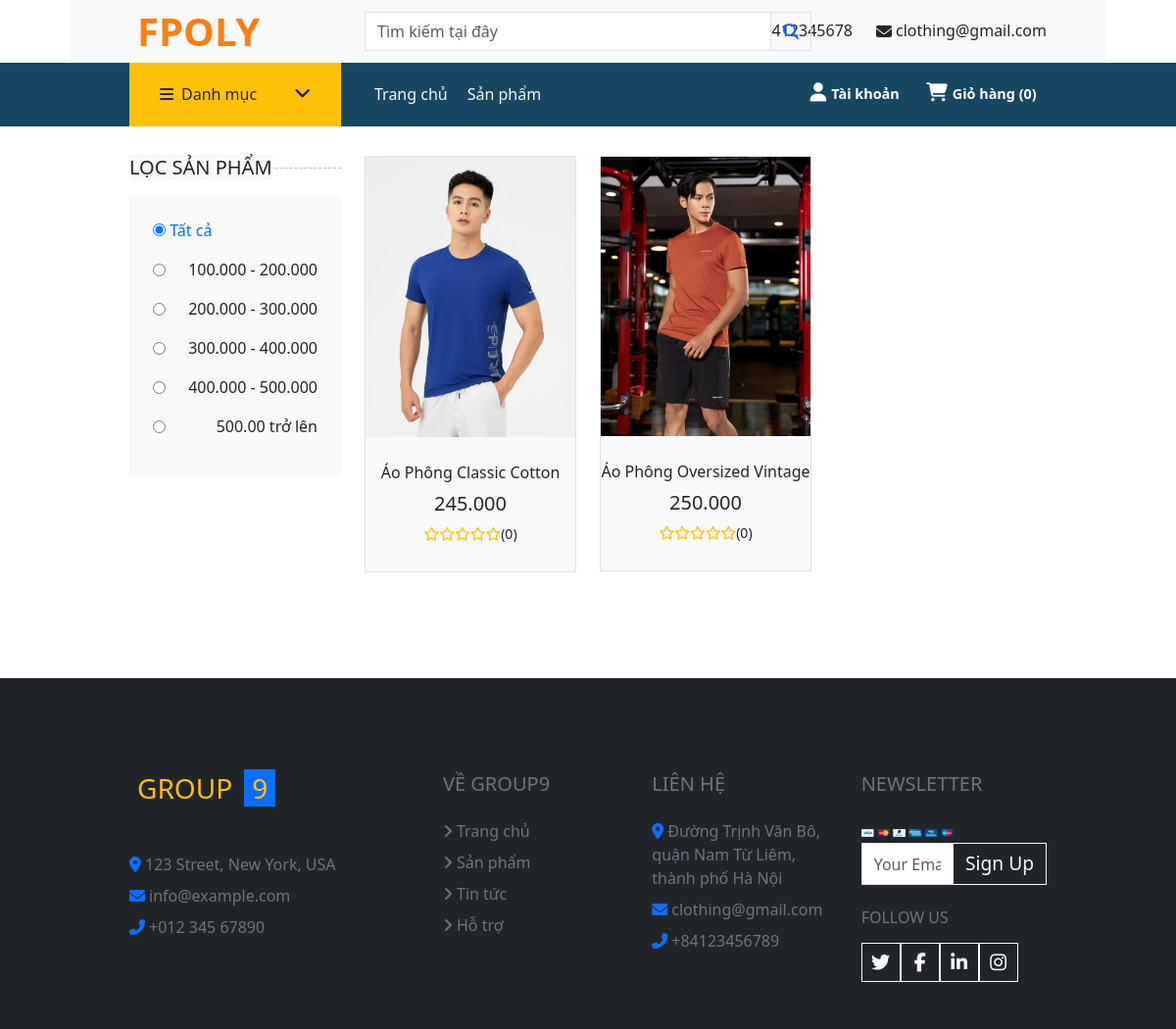
The app's page /index.php?act=product&category_id=1 with its own data.
### tables this page shows
CREATE TABLE `products` (
  `product_id` int(11) NOT NULL,
  `product_name` varchar(100) NOT NULL,
  `product_code` varchar(50) NOT NULL,
  `product_image` varchar(100) NOT NULL,
  `price` int(11) NOT NULL,
  `description` text NOT NULL,
  `view` int(11) NOT NULL DEFAULT 0,
  `product_role` int(1) NOT NULL DEFAULT 0,
  `category_id` int(11) NOT NULL
);

### model/pdo.php (called while the page is built, shortened)
<?php
function pdo_get_connection(){
    $servername = "localhost";
    $username = "root";
    $password = "";
    try {
        $conn = new PDO("mysql:host=$servername;dbname=nhom9_duan1", $username, $password);
        $conn->setAttribute(PDO::ATTR_ERRMODE, PDO::ERRMODE_EXCEPTION);
        return $conn;
    } catch(PDOException $e) {
        echo "Connection failed: " . $e->getMessage();
    }
}
function pdo_query($sql){
    $sql_args=array_slice(func_get_args(),1);
    try{
        $conn=pdo_get_connection();
        $stmt=$conn->prepare($sql);
        $stmt->execute($sql_args);
        $rows=$stmt->fetchAll();
        return $rows;
    }
    catch(PDOException $e){
        throw $e;
    }
    finally{
        unset($conn);
    }
}
?>

### model/product.php (called while the page is built, shortened)
<?php
function listProduct($category_id = 0, $keyword = "", $trang = 0)
{
    $sql = "SELECT * FROM products
    Left join categories ON categories.category_id = products.category_id
    LEFT JOIN variants ON variants.product_code = products.product_code
    WHERE products.product_role = 0 AND variants.quantity_variants > 0";
    if ($category_id > 0) {
        $sql .= " and products.category_id ='" . $category_id . "'";
    }
    $sql .= " GROUP BY products.product_code ORDER BY product_id DESC limit " . 0 + 9 * $trang . "," . 9 + 9 * $trang;
    return pdo_query($sql);
}

### global.php (called while the page is built, shortened)
<?php
$dirt = 'image/';

### view/product.php (the view, shortened to what this page needs)
<div class="container-fluid">
    <div class="row px-xl-5">
        <div class="col-lg-3 col-md-4">
            <h5 class="section-title position-relative text-uppercase mb-3"><span class="bg-light pr-3 text-center">Lọc sản phẩm</span></h5>
            <div class="bg-light p-4 mb-30">
                <form>
                    <div class="custom-control custom-checkbox d-flex align-items-center justify-content-between mb-3">
                        <a href="index.php?act=product&page=1" >
                            <input type="radio" class="custom-control-input" id="price-0" value="0" name="price" checked>
                            <label class="custom-control-label" for="price-0">Tất cả</label>
                        </a>
                    </div>
                    <div class="custom-control custom-checkbox d-flex align-items-center justify-content-between mb-3">
                        <input type="radio" class="custom-control-input" id="price-1" value="1" onclick="chon_btn_gia(1)" name="price">
                        <label class="custom-control-label" for="price-1" onclick="chon_btn_gia(1)">100.000 - 200.000</label>
                    </div>
                    <div class="custom-control custom-checkbox d-flex align-items-center justify-content-between mb-3">
                        <input type="radio" class="custom-control-input" id="price-2" value="2" onclick="chon_btn_gia(2)" name="price">
                        <label class="custom-control-label" for="price-2" onclick="chon_btn_gia(2)">200.000 - 300.000</label>
                    </div>
                    <div class="custom-control custom-checkbox d-flex align-items-center justify-content-between mb-3">
                        <input type="radio" class="custom-control-input" id="price-3" value="3" onclick="chon_btn_gia(3)" name="price">
                        <label class="custom-control-label" for="price-3" onclick="chon_btn_gia(3)">300.000 - 400.000</label>
                    </div>
                    <div class="custom-control custom-checkbox d-flex align-items-center justify-content-between mb-3">
                        <input type="radio" class="custom-control-input" id="price-4" value="4" onclick="chon_btn_gia(4)" name="price">
                        <label class="custom-control-label" for="price-4" onclick="chon_btn_gia(4)">400.000 - 500.000</label>
                    </div>
                    <div class="custom-control custom-checkbox d-flex align-items-center justify-content-between mb-3">
                        <input type="radio" class="custom-control-input" id="price-5" value="5" onclick="chon_btn_gia(5)" name="price">
                        <label class="custom-control-label" for="price-5" onclick="chon_btn_gia(5)">500.00 trở lên</label>
                    </div>
                </form>
            </div>
        </div>
        <div class="col-lg-9 col-md-8 listproduct">
            <div class="row pb-3">
                <?php foreach ($listProduct as $product) {
                    extract($product);
                    $rate = select_avg_rate($product_id);
                    if (!empty($rate['avg_star']) && !empty($rate['total_star'])) {
                        $avg_star = $rate['avg_star'];
                        $total_star = $rate['total_star'];
                    } else {
                        $avg_star = 0;
                        $total_star = 0;
                    }
                ?>
                    <div class="col-lg-4 col-md-6 col-sm-6 pb-1">
                        <div class="product-item bg-light mb-4 border">
                            <div class="product-img position-relative overflow-hidden">
                                <img class="img-fluid w-100" src="<?= $dirt . $product_image ?>" alt="">
                                <div class="product-action">
                                </div>
                            </div>
                            <div class="text-center py-4">
                                <a class="h6 text-decoration-none text-truncate" href="index.php?act=detailProduct&product_id=<?= $product_id ?>&product_code=<?= $product_code ?>"><?= $product_name ?></a>
                                <div class="d-flex align-items-center justify-content-center mt-2">
                                    <h5><?= number_format($price, 0, ',', '.'); ?></h5>
                                </div>
                                <div class="d-flex align-items-center justify-content-center mb-1">
                                    <?php if ($avg_star < 1) { ?>
                                        <small class="far fa-star text-warning mr-1"></small>
                                        <small class="far fa-star text-warning mr-1"></small>
                                        <small class="far fa-star text-warning mr-1"></small>
                                        <small class="far fa-star text-warning mr-1"></small>
                                        <small class="far fa-star text-warning mr-1"></small>
                                    <?php } else if ($avg_star <= 1.2) { ?>
                                        <small class="fa fa-star text-warning mr-1"></small>
                                        <small class="far fa-star text-warning mr-1"></small>
                                        <small class="far fa-star text-warning mr-1"></small>
                                        <small class="far fa-star text-warning mr-1"></small>
                                        <small class="far fa-star text-warning mr-1"></small>
                                    <?php } else if ($avg_star <= 1.7) { ?>
                                        <small class="fa fa-star text-warning mr-1"></small>
                                        <small class="fa fa-star-half-alt text-warning mr-1"></small>
                                        <small class="far fa-star text-warning mr-1"></small>
                                        <small class="far fa-star text-warning mr-1"></small>
                                        <small class="far fa-star text-warning mr-1"></small>
                                    <?php } else if ($avg_star <= 2.2) { ?>
                                        <small class="fa fa-star text-warning mr-1"></small>
                                        <small class="fa fa-star text-warning mr-1"></small>
                                        <small class="far fa-star text-warning mr-1"></small>
                                        <small class="far fa-star text-warning mr-1"></small>
                                        <small class="far fa-star text-warning mr-1"></small>
                                    <?php } else if ($avg_star <= 2.7) { ?>
                                        <small class="fa fa-star text-warning mr-1"></small>
                                        <small class="fa fa-star text-warning mr-1"></small>
                                        <small class="fa fa-star-half-alt text-warning mr-1"></small>
                                        <small class="far fa-star text-warning mr-1"></small>
                                        <small class="far fa-star text-warning mr-1"></small>
                                    <?php } else if ($avg_star <= 3.2) { ?>
                                        <small class="fa fa-star text-warning mr-1"></small>
                                        <small class="fa fa-star text-warning mr-1"></small>
                                        <small class="fa fa-star text-warning mr-1"></small>
                                        <small class="far fa-star text-warning mr-1"></small>
                                        <small class="far fa-star text-warning mr-1"></small>
                                    <?php } else if ($avg_star <= 3.7) { ?>
                                        <small class="fa fa-star text-warning mr-1"></small>
                                        <small class="fa fa-star text-warning mr-1"></small>
                                        <small class="fa fa-star text-warning mr-1"></small>
                                        <small class="fa fa-star-half-alt text-warning mr-1"></small>
                                        <small class="far fa-star text-warning mr-1"></small>
                                    <?php } else if ($avg_star <= 4.2) { ?>
                                        <small class="fa fa-star text-warning mr-1"></small>
                                        <small class="fa fa-star text-warning mr-1"></small>
                                        <small class="fa fa-star text-warning mr-1"></small>
                                        <small class="fa fa-star text-warning mr-1"></small>
                                        <small class="far fa-star text-warning mr-1"></small>
                                    <?php } else if ($avg_star <= 4.7) { ?>
                                        <small class="fa fa-star text-warning mr-1"></small>
                                        <small class="fa fa-star text-warning mr-1"></small>
                                        <small class="fa fa-star text-warning mr-1"></small>
                                        <small class="fa fa-star text-warning mr-1"></small>
                                        <small class="fa fa-star-half-alt text-warning mr-1"></small>
                                    <?php } ?>
                                    <small>(<?= $total_star ?>)</small>
                                </div>
                            </div>
                        </div>
                    </div>
                <?php } ?>
                <div class="col-12">
                </div>
            </div>
        </div>
    </div>
</div>

### records on screen
products: product_image (picture), product_name "Áo Phông Classic Cotton", price "245.000", total_star "0"
products: product_image (picture), product_name "Áo Phông Oversized Vintage", price "250.000", total_star "0"

### other values on screen
$count_cart "0"
